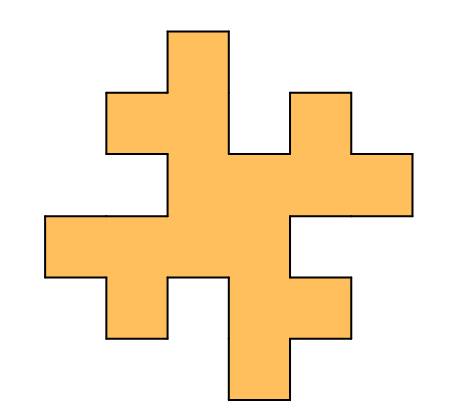
%> input picture modA_auto_generation/Minkowski_island_fractal.png, 464 x 416 px
$ octave polygon_extract.m   (GNU Octave 9; MATLAB toolbox functions it lacks are replaced by stand-ins)
%> lines starting %> are read from the running program, lines starting %| are printed output that depends on the picture; in (x1, y1, x2, y2) boxes, pixels count from 0 and x2, y2 are one past the last pixel; in counts of white or black regions, pixels touching at a corner belong together; the program's own positions count from 1
### modA_auto_generation/Fun_Curvature.m
function k = Fun_Curvature(x, y)
%% Used for calculating the curvature of the input curve
    % (x,y): the input point coordinates of the curve with 2 columns.
    % k: the calcultated curvature
%%
    % Expand the coordinates to include the start and end loops.
    x_ext = [x(end); x; x(1)];
    y_ext = [y(end); y; y(1)];

    % First-order derivative (using central difference)
    dx = 0.5 * (x_ext(3:end) - x_ext(1:end-2));
    dy = 0.5 * (y_ext(3:end) - y_ext(1:end-2));

    % Second-order derivative (using central difference)
    ddx = 0.5 * (x_ext(3:end) - 2*x_ext(2:end-1) + x_ext(1:end-2));
    ddy = 0.5 * (y_ext(3:end) - 2*y_ext(2:end-1) + y_ext(1:end-2));

    % Calculating the curvature
    numerator = abs(dx .* ddy - dy .* ddx);
    denominator = (dx.^2 + dy.^2).^(3/2);
    k = numerator ./ denominator;

    k(isnan(k)) = 0;
end

### modA_auto_generation/polygon_extract.m
%% polygon_extract.m
% Program function: This program is designed to extract the contour of the enclosed figure inputted and convert it into an approximate polygon.
close all;
clear all;
clc;

%% Image preprocessing and contour extraction
% [6 lines of commented-out code are left out]
img = imread('Minkowski_island_fractal.png');
%> img is the input picture: size 416x464x3 uint8; mean R, G, B 249.8, 230.5, 200.9
grayImg = rgb2gray(img);
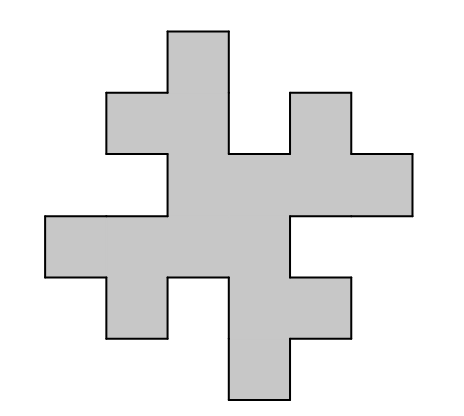
%> grayImg: size 416x464 uint8; min 0, max 255, mean 232.9
bwImg = imbinarize(grayImg); % Binarization
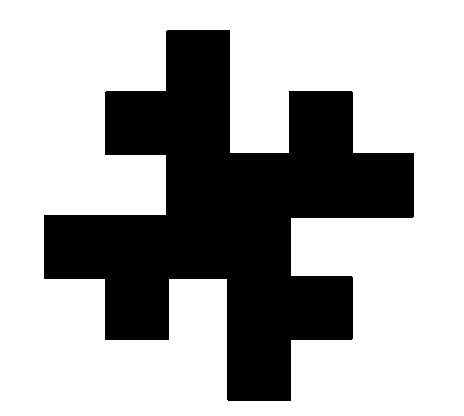
%> bwImg: size 416x464 logical; 67.4% white; 1 black region, box (x1, y1, x2, y2) and area: (44, 30, 414, 401) 62970

% Extract the contour points of the closed figure (in clockwise order)
boundaries = bwboundaries(bwImg);% Extract the contour of the curve
%> boundaries = 2 boundaries; box (x1, y1, x2, y2) and points: (44, 30, 414, 401) 1952, (0, 0, 464, 416) 1757
contour = boundaries{2};% Obtain the outer contour of the curve. For multiple or complex closed figures, please check the index.
%> contour = 1952 rows, first 12: [216 45; 216 46; 216 47; 216 48; 216 49; 216 50; 216 51; 216 52; 216 53; 216 54; 216 55; 216 56]
x = contour(:,2);
%> x = 1952 values, max 414 at index 915, min 45 at index 1, mean 229.3
y = -contour(:,1);
%> y = 1952 values, max -31 at index 426, min -401 at index 1403, mean -216.2
x = flipud(x);%in clockwise order
%> x = 1952 values, max 414 at index 975, min 45 at index 1, mean 229.3
y = flipud(y);%in clockwise order
%> y = 1952 values, max -31 at index 1465, min -401 at index 488, mean -216.2

% Due to pixel approximation error, smoothing.
% x = smooth(x,3); % The number of smoothing points has an impact on the final polygon point count. Adjust the number of smoothing points to obtain the desired output polygon.
% y = smooth(y,3); % In our simulations, we commented it out for Minkowski_island_fractal case

%% Curvature analysis and key point detection
% Curvature calculation
k = Fun_Curvature(x(1:end-1), y(1:end-1));
%> in Fun_Curvature, `x_ext = [x(end); x; x(1)];`: x_ext = 1953 values, max 414 at index 976, min 45 at index 2, mean 229.2
%> in Fun_Curvature, `y_ext = [y(end); y; y(1)];`: y_ext = 1953 values, max -31 at index 1466, min -401 at index 489, mean -216.2
%> in Fun_Curvature, `dx = 0.5 * (x_ext(3:end) - x_ext(1:end-2));`: dx = 1951 values, max 1 at index 65, min -1 at index 734, mean 0
%> in Fun_Curvature, `dy = 0.5 * (y_ext(3:end) - y_ext(1:end-2));`: dy = 1951 values, max 1 at index 249, min -1 at index 2, mean 0
%> in Fun_Curvature, `ddx = 0.5 * (x_ext(3:end) - 2*x_ext(2:end-1) + x_ext(1:end-2));`: ddx = 1951 values, max 0.5 at index 1, min -0.5 at index 125, mean 0
%> in Fun_Curvature, `ddy = 0.5 * (y_ext(3:end) - 2*y_ext(2:end-1) + y_ext(1:end-2));`: ddy = 1951 values, max 0.5 at index 64, min -0.5 at index 1, mean 0
%> in Fun_Curvature, `numerator = abs(dx .* ddy - dy .* ddx);`: numerator = 1951 values, max 0.5 at index 1, min 0 at index 2, mean 0.012
%> in Fun_Curvature, `denominator = (dx.^2 + dy.^2).^(3/2);`: denominator = 1951 values, max 1.4 at index 124, min 0.354 at index 1, mean 1
%> in Fun_Curvature, `k = numerator ./ denominator;`: k = 1951 values, max 1.41 at index 1, min 0 at index 2, mean 0.0135

%> (the run ends here)
